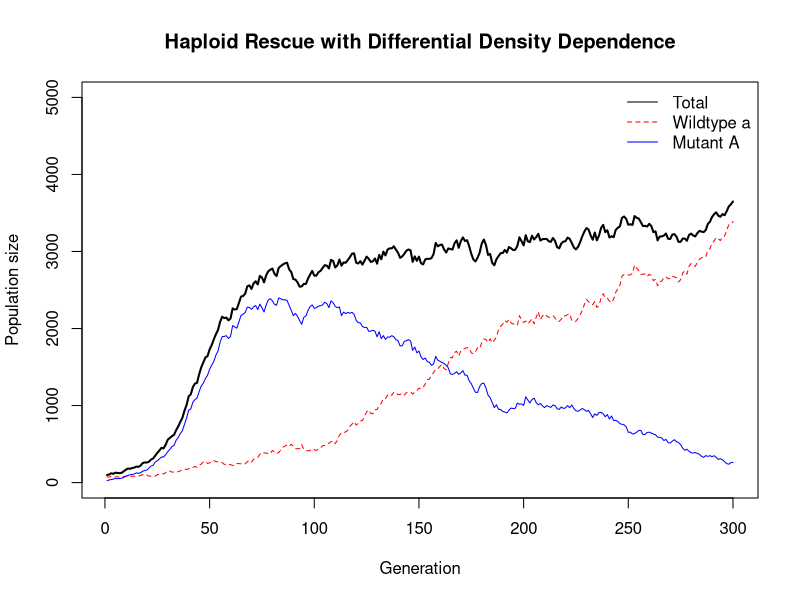
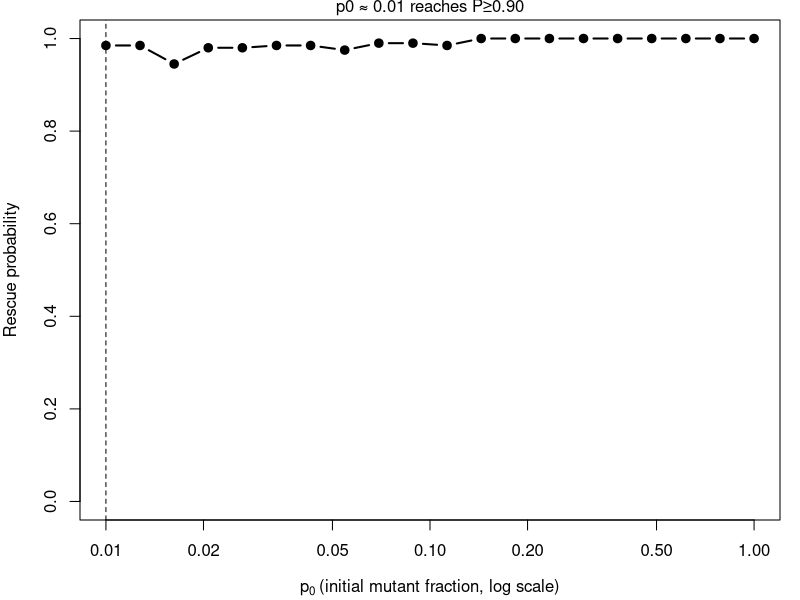

R code for these plots, in order:
## ---- chunk 1
## PARAMETERS
N0  <- 100   # initial total population size ###COMMENT:we want to investigate extremely small lynx pop.!

p0  <- 0.25      # initial fraction of mutants
K   <- 5000   # carrying capacity ###COMMENT:approx. literature value for l.pardus

w_a <- 1.02      # intrinsic fitness of wildtype (below 1)
w_A <- 1.10     # intrinsic fitness of mutant (above 1)

f_a <- 1.01       # density-sensitivity of wildtype
f_A <- 1.75       # density-sensitivity of mutant

tmax <- 300      # number of generations

## ---- chunk 2
Na  <- numeric(tmax)           # wildtype counts
N_A <- numeric(tmax)           # mutant counts
Na[1]  <- N0 * (1 - p0)        # initialize wildtypes




N_A[1] <- N0 * p0              # initialize mutants

## ---- chunk 3
fitness <- function(Ntot, w, f) {
  f_raw <- 1 + (w - 1) * (1 - f * Ntot / K)  # logistic density dependence with f
}
## ---- chunk 4
set.seed(1)
t_last <- 1

for (t in 2:tmax) {
  Ntot <- Na[t-1] + N_A[t-1]   # total population size in previous generation
  
  # effective fitness for each genotype
  wa_eff <- fitness(Ntot, w_a, f_a)
  wA_eff <- fitness(Ntot, w_A, f_A)
  
  # stochastic reproduction
  Na[t]  <- rpois(1, Na[t-1]  * wa_eff)
  N_A[t] <- rpois(1, N_A[t-1] * wA_eff)
  
  t_last <- t
  
  # stop if population extinct
  if ((Na[t] + N_A[t]) < 1) break
  
  # print every 10 generations
  if (t %% 10 == 0) {
    cat("Gen:", t,
        "Ntot =", Ntot,
        "wa_eff =", round(wa_eff, 4),
        "wA_eff =", round(wA_eff, 4), "\n")
  }
}
## ---- chunk 5
time <- 1:t_last
plot(time, (Na + N_A)[time], type="l", lwd=2, col="black",
     ylab="Population size", xlab="Generation",
     main="Haploid Rescue with Differential Density Dependence", ylim = c(0, 5000))
lines(time, Na[time],  col="red",  lty=2)
lines(time, N_A[time], col="blue")
legend("topright", legend=c("Total","Wildtype a","Mutant A"),
       col=c("black","red","blue"), lty=c(1,2,1), bty="n")

## ---- chunk 6
run_sim_a <- function() {
  Na <- numeric(tmax)
  Na[1] <- N0
  t_last <- 1
  
  for (t in 2:tmax) {
    Ntot <- Na[t-1]   # total population size in previous generation
  # effective fitness for genotype a: 
  wa_eff <- fitness(Ntot, w_a, f_a)
  Na[t]  <- rpois(1, Na[t-1]  * wa_eff)
  t_last <- t
  Nrec_a <- 100
  
  if (Na[t]>= Nrec_a) return(TRUE) #population above 100 (no decrease) -> "success"
  if (Na[t]< Nrec_a) return(FALSE) #extinction
  }
return(FALSE)                      #breaks simulation: rescue never happens
}


set.seed(1)
nrep <- 1000
results <- replicate(nrep, run_sim_a())

###evaluation of sim_a
p_success <- mean(results)
p_fail <- 1-p_success
sd <- sqrt(p_success*(1-p_success))


p_success
p_fail
sd
## ---- chunk 7
# parameters
p0_grid <- exp(seq(log(1/N0), log(1), length.out = 20))  #log-spaced grid, for fine resolution at small p0
nrep    <- 200                  # replicates per p0
thresh_rescue <- 0.2             # "rescued if N >= thresh*K"
set.seed(40)

# single replicate
.sim_once <- function(p0) {
  Na_i <- N0 * (1 - p0)
  NA_i <- N0 * p0
  for (t in 2:tmax) {
    Ntot <- Na_i + NA_i
    if (Ntot < 1) return(FALSE)                       # extinct
    if (Ntot >= thresh_rescue * K) return(TRUE)        # rescued
    
    wa_eff <- fitness(Ntot, w_a, f_a)
    wA_eff <- fitness(Ntot, w_A, f_A)
    
    Na_i <- rpois(1, Na_i * wa_eff)
    NA_i <- rpois(1, NA_i * wA_eff)
  }
  (Na_i + NA_i) >= thresh_rescue * K
}

# run sweep
res_stats <- do.call(rbind, lapply(p0_grid, function(p) {
  hits <- replicate(nrep, .sim_once(p))
  data.frame(p0 = p, rescue_prob = mean(hits))
}))
print(res_stats)

#plot
op <- par(no.readonly=TRUE); on.exit(par(op))
par(mar=c(4,4,1,1))
plot(res_stats$p0, res_stats$rescue_prob, log="x", ylim=c(0,1),
     type="b", pch=19, lwd=2,
     xlab=expression(p[0]~"(initial mutant fraction, log scale)"),
     ylab="Rescue probability")
P_target <- 0.9
idx <- which(res_stats$rescue_prob >= P_target)
if (length(idx) > 0) {
  p0_hit <- min(res_stats$p0[idx])
  abline(v = p0_hit, lty=2)
  mtext(sprintf("p0 ≈ %.3g reaches P≥%.2f", p0_hit, P_target),
        side=3, line=0.2)
}
